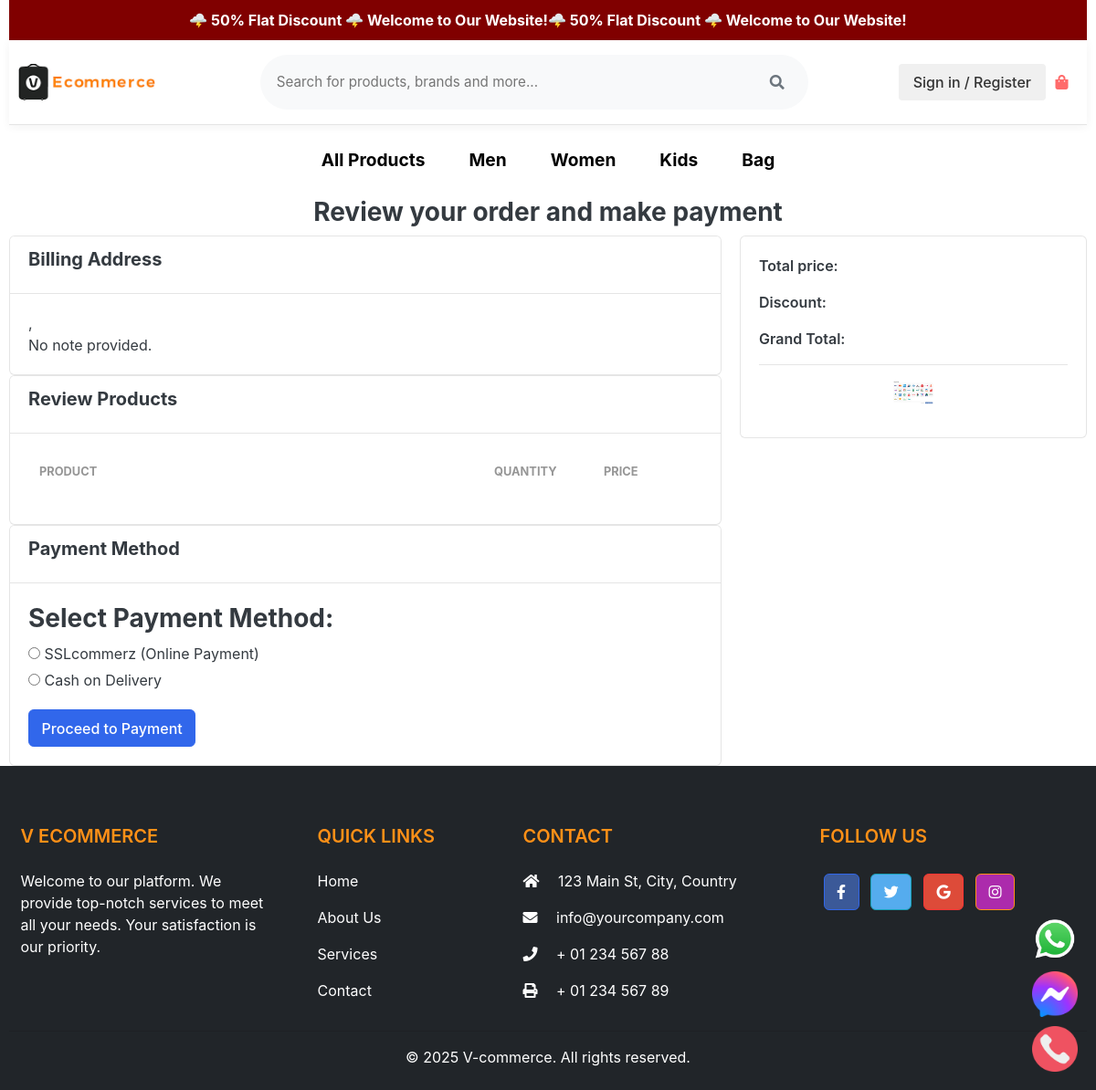
Page /orders/payments/ on the committed database.
### category/models.py (models this page shows, shortened)
class Category(models.Model):
    category_name = models.CharField(max_length=50,unique=True)
    slug = models.SlugField(max_length=100, unique=True)
    description = models.TextField(max_length=255, blank=True)
    cat_image = models.ImageField(upload_to="photos/categories", blank=True)
    class Meta:
        verbose_name = "Category"
        verbose_name_plural = "Categories"
    def get_url(self):
        return reverse('products_by_category', args=(self.slug,))

### orders/views.py (the view, shortened to what this page needs)
# urls.py: path("payments/", views.payments, name= "payments"),
def payments(request):
    return render(request, 'orders/payments.html')

### carts/context_processors.py (called while the page is built)
def counter(request):
    cart_count = 0
    if 'admin' in request.path:
        return {}
    else:
        try:
            cart = Cart.objects.filter(cart_id = _cart_id(request))
            if request.user.is_authenticated:
                cart_items = CartItem.objects.all().filter(user=request.user)
            else:
                cart_items = CartItem.objects.all().filter(cart = cart[:1])
            for cart_item in cart_items:
                cart_count += cart_item.quantity
        except Cart.DoesNotExist:
            cart_count = 0
    return dict(cart_count=cart_count)

### carts/views.py (called while the page is built)
def _cart_id(request):
    cart = request.session.session_key
    if not cart:
        cart = request.session.create()
    return cart

### category/context_processors.py (called while the page is built)
def menu_links(request):
    links = Category.objects.all()
    return dict(links = links)

### templates/orders/payments.html (shortened to what this page needs)
{% extends "base.html" %}
{% load static %}
{% block content %}
<section class="section-content padding-y bg">
    <div class="container">
    <h3 class="text-center" style="text-align: center;">Review your order and make payment</h3>
    <div class="row">
        <aside class="col-lg-8">
            <div class="card">
                <div class="card-header">
                    <h5 class="card-title">Billing Address</h5>
                </div>
                <div class="card-body">
                    <p class="card-text mb-0">{{ order.city }}, {{ order.state }}</p>
                    {% if order.order_note %}
                        <p class="card-text mb-0">Note: {{ order.order_note }}</p>
                    {% else %}
                        <p class="card-text mb-0">No note provided.</p>
                    {% endif %}
                </div>
            </div>
            <div class="card">
                <div class="card-header">
                    <h5 class="card-title">Review Products</h5>
                </div>
                <div class="card-body">
                    <table class="table table-borderless table-shopping-cart">
                        <thead class="text-muted">
                            <tr class="small text-uppercase">
                                <th scope="col">Product</th>
                                <th scope="col" width="120">Quantity</th>
                                <th scope="col" width="120">Price</th>
                            </tr>
                        </thead>
                    </table>
                </div>
            </div>
            <div class="card">
                <div class="card-header">
                    <h5 class="card-title">Payment Method</h5>
                </div>
                <div class="card-body">
                    <form method="POST" action="{% url 'place_order' %}">
                        <h3>Select Payment Method:</h3>
                        <label><input type="radio" name="payment_method" value="SSLcommerz"> SSLcommerz (Online Payment)</label><br>
                        <label><input type="radio" name="payment_method" value="COD"> Cash on Delivery</label><br>
                        <button type="submit" class="btn btn-primary mt-3">Proceed to Payment</button>
                    </form>
                </div>
            </div>
        </aside>
        <aside class="col-lg-4">
            <div class="card">
                <div class="card-body">
                    <dl class="dlist-align">
                        <dt>Total price:</dt>
                    </dl>
                    <dl class="dlist-align">
                        <dt>Discount:</dt>
                    </dl>
                    <dl class="dlist-align">
                        <dt>Grand Total:</dt>
                    </dl>
                    <hr>
                    <p class="text-center mb-3">
                        <img src="{% static './images/misc/payments.png' %}" height="26">
                    </p>
                </div>
            </div>
        </aside>
    </div>
    </div>
</section>
{% endblock %}

### templates/includes/navbar.html (shortened to what this page needs)
{% load static %}
<header>
    <div class="container">
        <nav class="navbar navbar-light bg-white border-bottom">
            <div class="container">
                <a href="{% url 'home' %}" class="navbar-brand">
                    <img src="{% static './images/e_com.png' %}" alt="Logo" class="logo">
                </a>
                <form action="{% url 'search' %}" class="search-form d-none d-md-block" method="GET">
                    <div class="search-wrapper">
                        <input type="text"
                               class="search-input"
                               placeholder="Search for products, brands and more..."
                               name="keyword"
                               autocomplete="off">
                        <button type="submit" class="search-icon">
                            <i class="fa fa-search"></i>
                        </button>
                    </div>
                </form>
                <ul class="navbar-nav flex-row align-items-center">
                    <li class="nav-item me-3">
                        {% if user.id is none %}
                            <div class="user-menu">
                                <a href="{% url 'login' %}" class="auth-link">Sign in / Register</a>
                            </div>
                        {% endif %}
                    </li>
                    <li class="nav-item">
                        <a href="{% url 'cart' %}" class="nav-link cart-link">
                            <div class="cart-container">
                                <div class="cart-icon">
                                    <i class="fa fa-shopping-bag"></i>
                                </div>
                            </div>
                        </a>
                    </li>
                </ul>
            </div>
        </nav>
        <div class="categories-bar">
            <div class="container">
                <div class="categories-wrapper d-flex justify-content-center">
                    <a href="{% url 'store' %}" class="category-item">All Products</a>
                    {% for category in links %}
                        <a href="{{ category.get_url }}" class="category-item  ">{{ category.category_name }}</a>
                    {% endfor %}
                </div>
            </div>
        </div>
    </div>
</header>

### templates/base.html (style rules this page uses)
body { overflow-x: hidden; }

### templates/includes/navbar.html (style rules this page uses)
.navbar { padding: 1rem 0; box-shadow: 0 2px 10px rgba(0,0,0,0.05); }
.navbar-brand img { height: 40px; }
.search-form { flex-grow: 1; max-width: 600px; margin: 0 2rem; }
.search-wrapper { display: flex; align-items: center; background: #f8f9fa; border-radius: 50px; padding: 0.5rem 1rem; transition: all 0.3s ease; border: 2px solid transparent; }
.search-input { border: none; background: transparent; padding: 0.5rem 0; width: 100%; outline: none; font-size: 0.95rem; }
.search-icon { color: #6c757d; background: none; border: none; padding: 0.5rem; cursor: pointer; }
.user-menu { display: flex; align-items: center; }
.auth-link { color: #333; text-decoration: none; font-weight: 500; padding: 0.5rem 1rem; border-radius: 4px; background: #f0f0f0; transition: all 0.3s ease; }
.cart-icon { position: relative; width: 35px; height: 35px; display: flex; align-items: center; justify-content: center; color: #ff6b6b; }
.categories-bar { padding: 0.5rem 0; overflow-x: auto; white-space: nowrap; -webkit-overflow-scrolling: touch; }
.categories-wrapper { display: flex; gap: 1rem; padding: 0.5rem 0; }
.category-item { color: black; font-size: 1.2rem; font-weight: bold; text-decoration: none; padding: 0.5rem 1rem; border-radius: 4px; transition: all 0.3s ease; }

### rows in the picture
Category: category_name "Men"
Category: category_name "Women"
Category: category_name "Kids"
Category: category_name "Bag"
